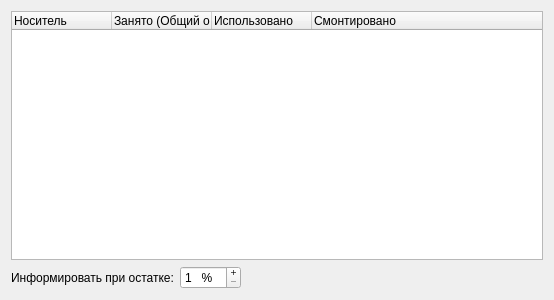
<?xml version="1.0" encoding="UTF-8"?>
<ui version="4.0">
 <class>Control</class>
 <widget class="QWidget" name="Control">
  <property name="geometry">
   <rect>
    <x>0</x>
    <y>0</y>
    <width>554</width>
    <height>300</height>
   </rect>
  </property>
  <property name="windowTitle">
   <string>Form</string>
  </property>
  <layout class="QVBoxLayout" name="verticalLayout">
   <item>
    <widget class="QTreeWidget" name="treeWidget">
     <property name="selectionBehavior">
      <enum>QAbstractItemView::SelectItems</enum>
     </property>
     <property name="rootIsDecorated">
      <bool>false</bool>
     </property>
     <property name="allColumnsShowFocus">
      <bool>true</bool>
     </property>
     <column>
      <property name="text">
       <string>Носитель</string>
      </property>
     </column>
     <column>
      <property name="text">
       <string>Занято (Общий объем)</string>
      </property>
     </column>
     <column>
      <property name="text">
       <string>Использовано</string>
      </property>
     </column>
     <column>
      <property name="text">
       <string>Смонтировано</string>
      </property>
     </column>
    </widget>
   </item>
   <item>
    <layout class="QHBoxLayout" name="horizontalLayout">
     <item>
      <widget class="QLabel" name="label">
       <property name="text">
        <string>Информировать при остатке:</string>
       </property>
      </widget>
     </item>
     <item>
      <widget class="QSpinBox" name="spinBox">
       <property name="buttonSymbols">
        <enum>QAbstractSpinBox::PlusMinus</enum>
       </property>
       <property name="suffix">
        <string>   %</string>
       </property>
       <property name="prefix">
        <string/>
       </property>
       <property name="minimum">
        <number>1</number>
       </property>
       <property name="maximum">
        <number>50</number>
       </property>
      </widget>
     </item>
     <item>
      <spacer name="horizontalSpacer">
       <property name="orientation">
        <enum>Qt::Horizontal</enum>
       </property>
       <property name="sizeHint" stdset="0">
        <size>
         <width>40</width>
         <height>20</height>
        </size>
       </property>
      </spacer>
     </item>
    </layout>
   </item>
  </layout>
 </widget>
 <resources/>
 <connections/>
</ui>
